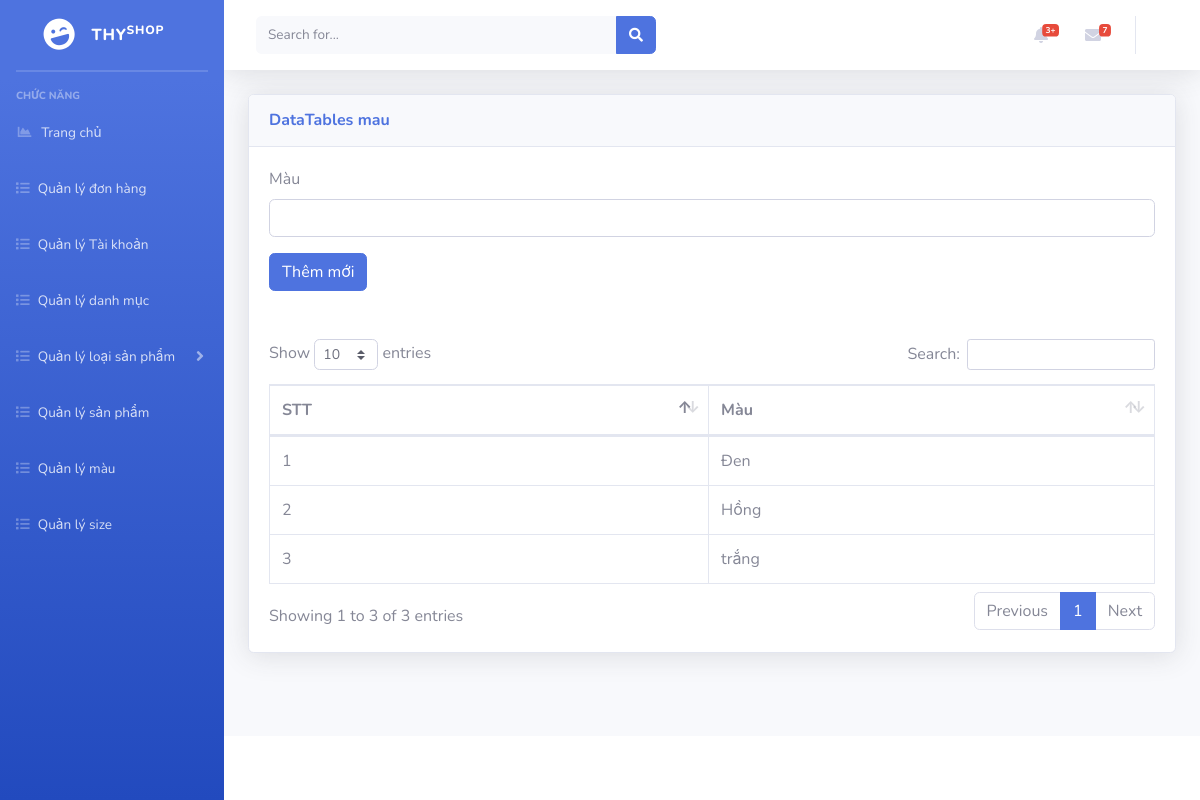
Before: /admin/index.php?mod=mau with the older database file.
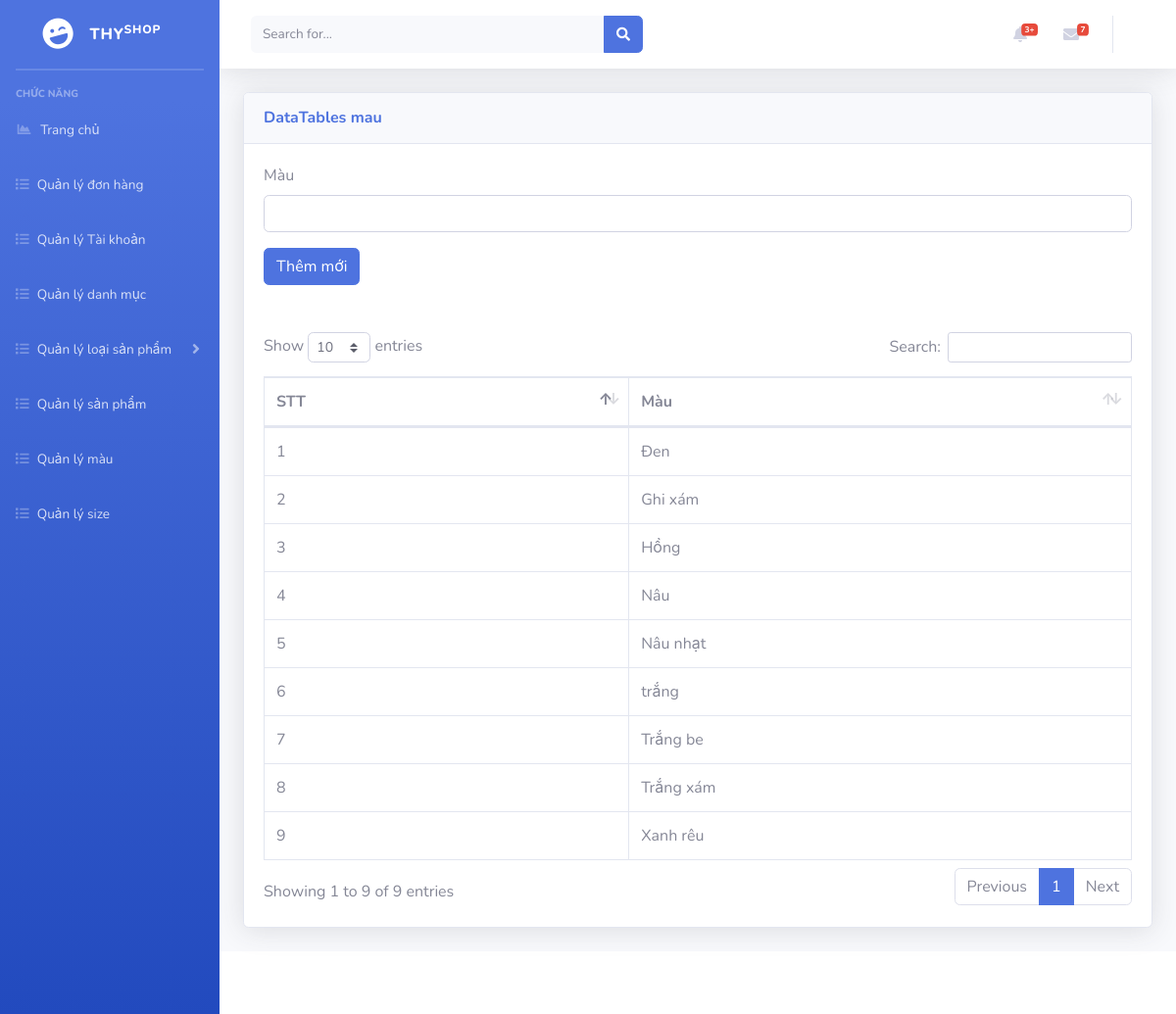
After: the same page with the newer database file.
### tables this page shows
CREATE TABLE `mau` (
  `mau` varchar(100) NOT NULL
);

### admin/models/connection.php (called while the page is built, shortened)
<?php
    class Connection{
        function __construct()
        {
            $server_name ="localhost";
            $username ="root";
            $password ="";
            $db_name ="shopthy";
            $this->conn = new mysqli($server_name,$username,$password,$db_name);
        }
    }
?>

### admin/models/model.php (called while the page is built, shortened)
<?php
 require_once('./models/connection.php');
class Model
{
    function __construct()
    {
        $conn_obj = new Connection();
        $this->conn = $conn_obj->conn;
    }
}
?>

### admin/controller/mauController.php (called while the page is built, shortened)
<?php
require_once('./models/mauModel.php');
class mauController
{
    var $m_model;
    public function __construct()
    {
        $this->m_model = new mauModel();
    }
    public function getAllMau()
    {
        return $this->m_model->getAllMau();
    }
}

### admin/models/mauModel.php (called while the page is built, shortened)
<?php
require_once('./models/model.php');
class mauModel extends Model
{
    function getAllMau()
    {
        $sql = "select * from mau";
        $rs = $this->conn->query($sql);
        $data = array();
        while ($row = $rs->fetch_assoc()) {
            $data[] = $row;
        }
        return $data;
    }
}

### admin/views/mau/mauView.php (the view, shortened to what the changed rows need)
<?php
require_once('controller/mauController.php');
$m_controller = new mauController();
$data = $m_controller->getAllMau();
?>
<form action="?mod=mau&act=addCSDL" method="POST" role="form" enctype="multipart/form-data">
    <div class="form-group">
    </div>
    <button type="submit" class="btn btn-primary">Thêm mới</button>
</form>
<br>
<br>
<table class="table table-bordered" id="dataTable" width="100%" cellspacing="0">
    <thead>
        <tr>
            <th scope="col">STT</th>
            <th scope="col">Màu</th>
        </tr>
    </thead>
    <tbody>
        <?php
        $i = 1;
        foreach ($data as $row) { ?>
            <tr>
                <td><?= $i++ ?></td>
                <td><?= $row['mau'] ?></td>
            </tr>
        <?php } ?>
</table>

### admin/index.php (shortened to what the changed rows need)
<!DOCTYPE html>
<html lang="en">
<head>
    <link href="./assets/vendor/fontawesome-free/css/all.min.css" rel="stylesheet" type="text/css">
    <link href="./assets/css/sb-admin-2.min.css" rel="stylesheet">
    <link href="./assets/vendor/datatables/dataTables.bootstrap4.min.css" rel="stylesheet">
</head>
<body id="page-top">
    <div id="wrapper">
        <div id="content-wrapper" class="d-flex flex-column">
            <div id="content">
                <div class="container-fluid">
                    <div class="card shadow mb-4">
                            <?php
                            $mod = isset($_GET['mod']) ? $_GET['mod'] : "";
                            ?>
                        <div class="card-body">
                            <div class="table-responsive">
                                <?php
                                $act = isset($_GET['act']) ? $_GET['act'] : "";
                                switch ($mod) {
                                    case "mau":
                                        require_once('./controller/mauController.php');
                                        switch ($act) {
                                            default:
                                                require_once('./views/mau/mauView.php');
                                        }
                                        break;
                                }
                                ?>
                            </div>
                        </div>
                    </div>
                </div>
            </div>
        </div>
    </div>
</body>
</html>

Changed rows visible on the page:
added mau: mau "Ghi xám"
added mau: mau "Nâu"
added mau: mau "Nâu nhạt"
added mau: mau "Trắng be"
added mau: mau "Trắng xám"
added mau: mau "Xanh rêu"
Other visible differences:
text written by a page script: "Show entries Search: Showing 1 to 3 of 3 entries Previous 1 Next" → "Show entries Search: Showing 1 to 9 of 9 entries Previous 1 Next"
